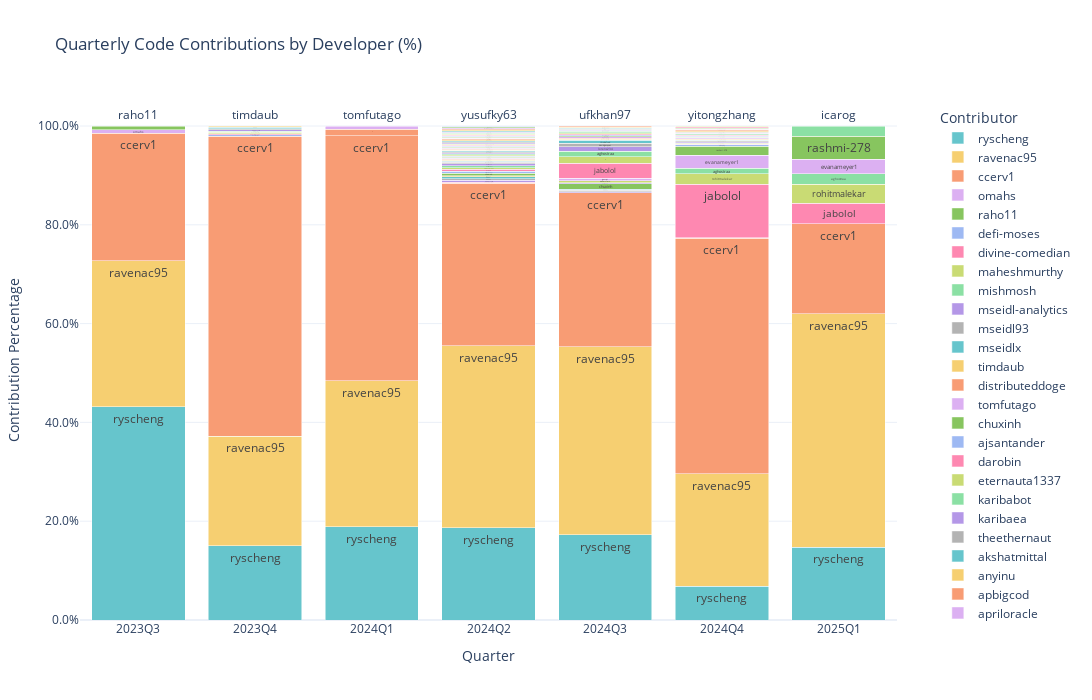

Notebook code cell kept with this figure:
### Code cell
# Convert time to datetime if it's not already
df['quarter'] = pd.to_datetime(df['time']).dt.to_period('Q')

# Calculate contributions per contributor per quarter
quarterly_contrib = df.groupby(['quarter', 'code_contributor'])['amount'].sum().reset_index()

# Calculate total contributions per quarter for percentage
quarter_totals = quarterly_contrib.groupby('quarter')['amount'].sum()
quarterly_contrib['percentage'] = quarterly_contrib.apply(
    lambda x: (x['amount'] / quarter_totals[x['quarter']]) * 100, axis=1
)

# Convert quarter to string to make it JSON serializable
quarterly_contrib['quarter'] = quarterly_contrib['quarter'].astype(str)

# Sort by quarter and percentage for better visualization
quarterly_contrib = quarterly_contrib.sort_values(['quarter', 'percentage'], ascending=[True, False])

# Create the stacked bar chart using a built-in color sequence
fig = px.bar(quarterly_contrib,
             x='quarter',
             y='percentage',
             color='code_contributor',
             color_discrete_sequence=px.colors.qualitative.Pastel,
             labels={'quarter': 'Quarter',
                    'percentage': 'Contribution Percentage',
                    'code_contributor': 'Contributor'},
             title='Quarterly Code Contributions by Developer (%)',
              text='code_contributor')

# Update layout
fig.update_layout(
    barmode='stack',
    showlegend=True,
    template='plotly_white',
    width=1200,
    height=700,
    legend=dict(
        yanchor="top",
        y=0.99,
        xanchor="left",
        x=1.05
    ),
    yaxis=dict(
        tickformat='.1f',
        ticksuffix='%'
    ),
    hovermode='x unified'
)



# Show the plot
fig.show()
